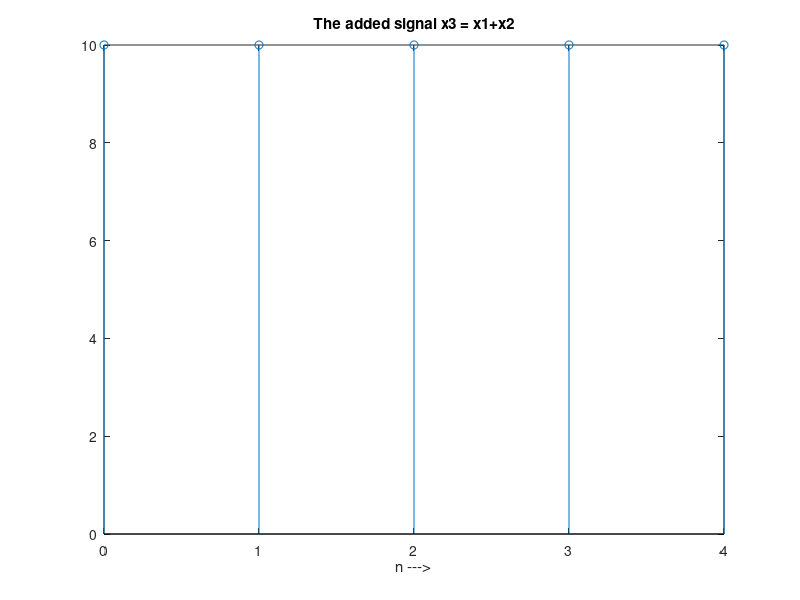

MATLAB code to generate this figure:
function [x3,n3]=sigadd

%--List of variables used--
%==>n1,x1,n2,x2,i,n3,x3,n<==

%Get the input of period of first discrete sequence 
n1 = input('\nEnter the period of discrete sequence x1: ');

%Get the value of x1 for different x values
for i=1:n1
    fprintf('\nEnter the value of x1(%g): ',i-1);
   x1(i)=input('');
end

%Get the input of period of second discrete sequence 
n2 = input('\nEnter the period of discrete sequence x2: ');

%Get the value of x2 for different x values
for i=1:n2
    fprintf('\nEnter the value of x2(%g): ',i-1);
   x2(i)=input('');
end

%Compute the addition of the signals
n3=lcm(n1,n2);%this is the period of the resultant signal
for i=1:n3
     x3(i)=x1(mod((i-1),n1)+1)+x2(mod((i-1),n2)+1);
end
 
%Displaying the period of the added signal
fprintf('\nThe period of the added signal(x3) = %g\n\n',n3);
fprintf('Press Any Key to view the added signal ');
pause;

%Plot the resultant signal
n=0:1:n3-1;
stem(n,x3);
title('The added signal x3 = x1+x2');
xlabel('n --->');